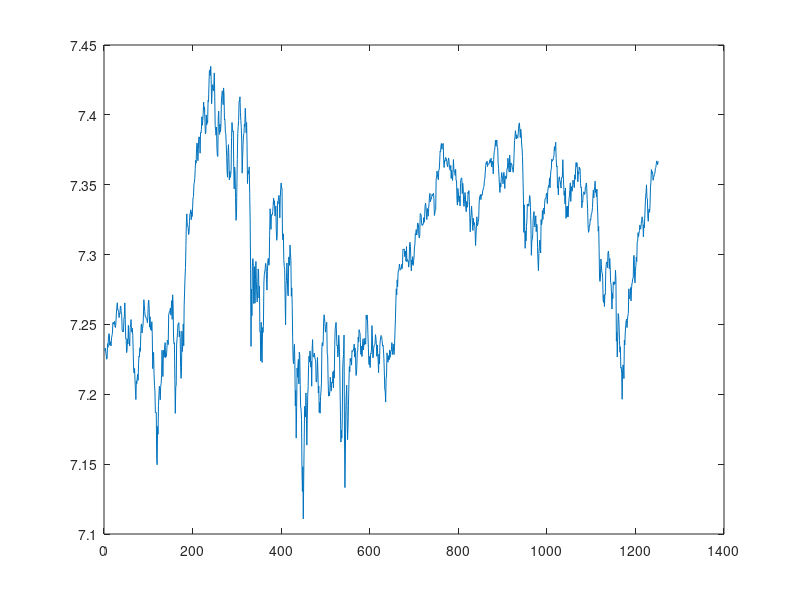

Reproduce this figure in MATLAB. (Note: this script raises an error after producing the figure.)
data = importdata('speur3505ydaily.mat');
n_data = length(data);

log_data = log(data);

plot(log_data);

%% Problem 1
log_rtns = diff(log_data);
% Mean correct log returns
log_rtns_m = log_rtns - mean(log_rtns);

% Plot the autocorrelation and partial autocorrelation
figure;
% subplot(2,1,1);
autocorr(log_rtns_m);
saveas(gcf,'plots/acf_log_rtns.png');
% subplot(2,1,2);

% Ljung-box test
[h,pValue] = lbqtest(log_rtns_m, 'lags', 20);
% Fail to reject null hypothesis that log returns come from IIDN
figure;
parcorr(log_rtns_m);
saveas(gcf,'plots/pacf_log_rtns.png');

% Plot the autocorrelation of the squared returns
figure;
autocorr(log_rtns_m.^2);
title("Sample Squared Returns Autocorrelation");
saveas(gcf, 'plots/acf_square_rtns.png');

% TODO: Do you think the returns can/should be modeled as white noise? 
% TODO: Anything that suggests that a GARCH model could be a good idea?

%% Problem 2
n = length(log_rtns_m);
training = log_rtns_m(1:1000);
test = log_rtns_m(1001:end);

logL = zeros(10,10);
numParams = zeros(10,10);

for p = 1:10
    for q = 1:10
        % Create the GARCH(p,q) model without an offset
        mdl = garch('GARCHLags', p,'ARCHLags',q);
        % Estimate the model for the training data
        [~, estParamCov1, logL(p,q)] = estimate(mdl, training, 'Display', 'off'); 
        % Save the number of non-zero parameters estimated
        numParams(p,q) = sum(any(estParamCov1));
    end
end

flatLogL = reshape(logL, [1, 100]);
flatNumParams = reshape(numParams, [1, 100]);
[~,bic] = aicbic(flatLogL,flatNumParams,n);

% Plot heatmap of BIC for each of the GARCH(p,q) models
figure;
colormap('jet');
imagesc(reshape(bic, [10,10]));
set(gca,'YDir','normal') ;
colorbar;
title('BIC for GARCH(p,q) models');
xlabel('P');
ylabel('Q');
saveas(gcf,'plots/bic_heatmap_norm.png');

% The minimum value is 1, which corresponds to GARCH(1,1)
[~, min_bic_idx] = min(bic, [], 'all', 'linear');
% Get the min p and q
[min_p, min_q] = ind2sub([10,10], min_bic_idx);

%% Problem 3 
% GARCH(1,1)
mdl = garch('GARCHLags', 1,'ARCHLags',1);
estMdl = estimate(mdl, training); 

v = infer(estMdl, training);

res = training ./ sqrt(v);

figure;
subplot(2,2,1);
plot(res);
title('Standardized Residuals');
subplot(2,2,2);
qqplot(res);
title({'QQ Plot of Residuals vs','Standard Normal Distribution'});
subplot(2,2,3);
autocorr(res);
title('Residual Sample ACF');
subplot(2,2,4);
autocorr(res.^2);
title('Residual^2 Sample ACF');
% title('Residual Sample PACF');
saveas(gcf,'plots/residual_plots_norm.png');

% If the model is correct the distribution of the residual should be normal
% What about the covariance structure (is this why we do Residual^2?
% What does the autocorrelation plot of the residuals look like?
% What does the autocorrelation plot of the squared residuals look like?
% What about a qq-plot of the residuals? Are there problems?

%% Problem 4
% Repeat problem 2 & 3 for GARCH(p,q) with Student's t distribution

for p = 1:10
    for q = 1:10
        % Create the GARCH(p,q) model without an offset
        mdl = garch('GARCHLags', p,'ARCHLags',q,'Distribution','t');
        % Estimate the model for the training data
        [~, estParamCov1, logL(p,q)] = estimate(mdl, training, 'Display', 'off'); 
        % Save the number of non-zero parameters estimated
        numParams(p,q) = sum(any(estParamCov1));
    end
end

flatLogL = reshape(logL, [1, 100]);
flatNumParams = reshape(numParams, [1, 100]);
[~,t_bic] = aicbic(flatLogL,flatNumParams,n);

% Plot heatmap of BIC for each of the GARCH(p,q) models with
%  student's t distribution
figure;
colormap('jet');
imagesc(reshape(t_bic, [10,10]));
set(gca,'YDir','normal') ;
colorbar;
title('BIC for GARCH(p,q) models');
xlabel('P');
ylabel('Q');
saveas(gcf,'plots/bic_heatmap_t.png');

[~, min_bic_idx_t] = min(bic, [], 'all', 'linear');
[t_min_p, t_min_q] = ind2sub([10,10], min_bic_idx_t);

%% Problem 3 
% GARCH(1,1)
tMdl = garch('GARCHLags', t_min_p,'ARCHLags', t_min_q, 'Distribution', 't');
tEstMdl = estimate(tMdl, training); 

v = infer(tEstMdl, training);
% Plot estimated conditional variances 
% plot(v);

res = training ./ sqrt(v);

figure;
subplot(2,2,1);
plot(res);
title('Standardized Residuals');
subplot(2,2,2);
% QQ-plot for t distribution with the estimated degrees of freedom
tdist = makedist('tLocationScale', 'nu', tEstMdl.Distribution.DoF);
qqplot(res, tdist);
title({'QQ Plot of Residuals vs',"Student's t Distribution", "(df = " + round(tEstMdl.Distribution.DoF, 2) + ")"});
xlabel("Quantiles of t distribution");
subplot(2,2,3);
autocorr(res);
title('Residual Sample ACF');
subplot(2,2,4);
autocorr(res.^2);
title('Residual^2 Sample ACF');
saveas(gcf,'plots/residual_plots_t.png');



%% Problem 5
% Compute the inverse cdf values for norm and t-distribution using
% estimated degrees of freedom from the model.
alpha = 0.05;
z_05 = norminv(1 - alpha / 2);
t_05 = tinv(1 - alpha  / 2, tEstMdl.Distribution.DoF);


norm_forecasts = zeros(length(test),1);
t_forecasts = zeros(length(test), 1);
simple_forecasts = zeros(length(test), 1);

for i = 1:length(test)    
    % Use all of the data up until the prediction for each forecast    
    norm_forecasts(i) = forecast(estMdl, 1, log_rtns_m(1:(1000 + i)));
    t_forecasts(i) = forecast(tEstMdl, 1, log_rtns_m(1:(1000 + i)));
    simple_forecasts(i) = var(log_rtns_m(1:(1000 + i)));
end

norm_ci = z_05 .* sqrt(norm_forecasts);
t_ci = t_05 .* sqrt(t_forecasts);
simple_ci = z_05 .* sqrt(simple_forecasts);

% Plot CIs as lines
% Overlay all the CIs on the same plot
figure;
p_d = plot(test_x, test, 'Color', [.7,.7,.7]);
xlim(xl);
hold on;
p_n = plot(test_x, norm_ci, 'r');
plot(test_x, - norm_ci, 'r');
p_t = plot(test_x, t_ci, 'b');
plot(test_x, - t_ci, 'b');
p_s = plot(test_x, simple_ci, 'black:', 'LineWidth',2);
plot(test_x, - simple_ci, 'black:', 'LineWidth',2);
legend([p_d, p_n, p_t, p_s] , 'Data', 'Normal', 'T', 'Simple');
title("Confidence intervals for the three models");
saveas(gcf,'plots/conf_ints_overlay.png');

%% Testing other models
% GJR(1,1) performs better according to BIC
% https://se.mathworks.com/help/econ/specify-gjr-models-using-gjr.html
% https://se.mathworks.com/help/econ/compare-garch-and-egarch-fits.html
% Can do a likelihood ratio test: The GARCH(1,1) is nested in the GJR(1,1) model, however, so you could use a likelihood ratio test to compare these models.
gjr_mdl = gjr(1,1);
[gjr_mdl_est, gjr_estParam, gjr_logL] = estimate(gjr_mdl, training, 'Display', 'off');

gjr_params = sum(any(gjr_estParam));
[~,gjr_bic] = aicbic(gjr_logL,gjr_params,n);